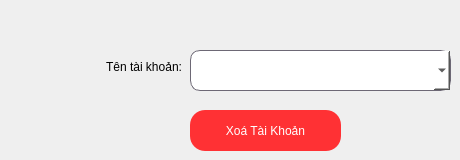
        <widget class="QWidget" name="tab_3">
         <attribute name="title">
          <string>Xoá Tài Khoản</string>
         </attribute>
         <widget class="QPushButton" name="btn_page4_XoaTaiKhoan">
          <property name="geometry">
           <rect>
            <x>190</x>
            <y>110</y>
            <width>151</width>
            <height>41</height>
           </rect>
          </property>
          <property name="styleSheet">
           <string notr="true">border-radius: 15px;
color: rgb(255, 255, 255);
background-color: rgb(255, 49, 52);
font: 75 15pt &quot;MS Shell Dlg 2&quot;;</string>
          </property>
          <property name="text">
           <string>Xoá Tài Khoản</string>
          </property>
         </widget>
         <widget class="QComboBox" name="comboBox_p4_TenTaiKhoan_Xoa">
          <property name="geometry">
           <rect>
            <x>190</x>
            <y>50</y>
            <width>261</width>
            <height>41</height>
           </rect>
          </property>
          <property name="styleSheet">
           <string notr="true">border-radius: 10px;
border: 1px solid #6d6875;
color: rgb(0, 0, 0);
background-color: rgb(255, 255, 255);
font: 75 14pt &quot;Segoe UI&quot;;</string>
          </property>
         </widget>
         <widget class="QLabel" name="label_p4_TenTaiKhoan_Xoa">
          <property name="geometry">
           <rect>
            <x>21</x>
            <y>31</y>
            <width>161</width>
            <height>72</height>
           </rect>
          </property>
          <property name="styleSheet">
           <string notr="true">font: 75 15pt &quot;Segoe UI&quot;;</string>
          </property>
          <property name="text">
           <string>&lt;html&gt;&lt;head/&gt;&lt;body&gt;&lt;p align=&quot;right&quot;&gt;Tên tài khoản:&lt;/p&gt;&lt;/body&gt;&lt;/html&gt;</string>
          </property>
         </widget>
        </widget>
